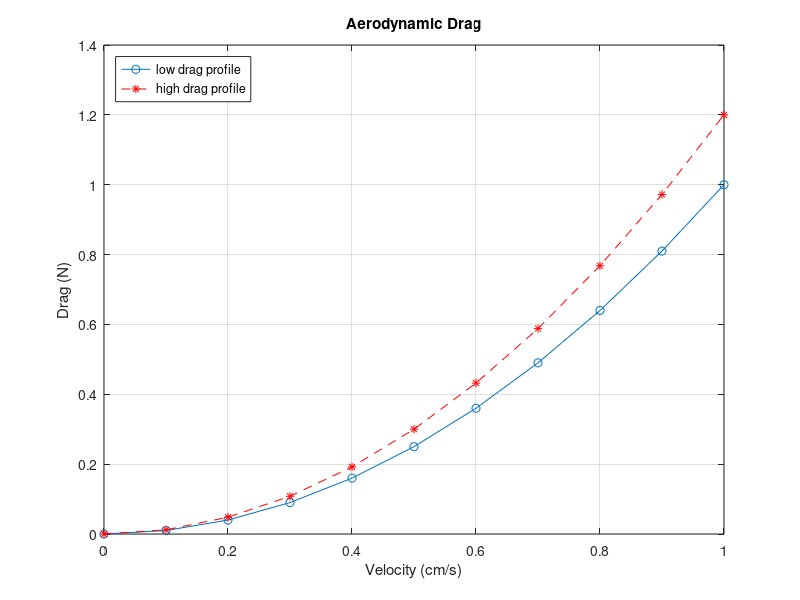

MATLAB code for this plot:
%Plot Examples
x = 0:0.1:1.0;
y = x.^2;
y2 = 1.2*x.^2;
% o means use circular symbols (markers)
%'-' means solid line
plot(x,y, '-o')
grid
xlabel('Velocity (cm/s)')
ylabel('Drag (N)')
title('Aerodynamic Drag')
%"hold on" prevents old line from erasing
hold on
%dashed line, asterisk, red
plot(x, y2, '--*r')
legend('low drag profile', 'high drag profile', 'Location', 'Northwest')
print -dpng drag